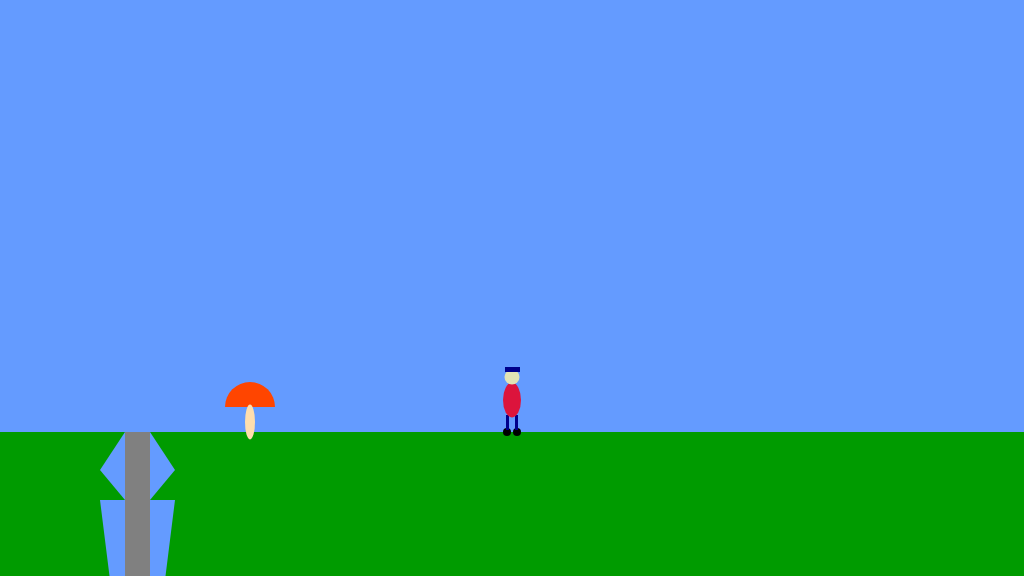
Frame 1 (no input)
Frame 60 (no input): identical to frame 1, image omitted
Frame 120 (the mouse pressed at the canvas centre since frame 60): identical to frame 1, image omitted

The p5.js sketch that drew this single still picture (run headless with seeded random() and noise() and a simulated clock; from frame 60 on, the mouse is pressed at the canvas centre):

// p5.js sketch
// ── sketch.js
/*

The Game Project

Week 3

Game interaction

*/


var gameChar_x;
var gameChar_y;
var floorPos_y;

var isLeft;
var isRight;
var isPlummeting;
var isFalling;

var collectable;

function setup()
{
	createCanvas(1024, 576);
	floorPos_y = height * 3/4;
	gameChar_x = width/2;
	gameChar_y = floorPos_y;
    
     collectable = {
        x_pos: 250,
        y_pos: floorPos_y-25,
        size: 50,
        isFound: false
    };

    canyon = {
        x_pos: 100,
        width: 100,
        isTrapped: false
    };
}

function draw()
{

	///////////DRAWING CODE//////////

	background(100,155,255); //fill the sky blue


	noStroke();
	fill(0,155,0);
	rect(0, floorPos_y, width, height - floorPos_y); //draw some green ground

	//draw the canyon
    fill(100, 155, 255);
    triangle(canyon.x_pos+25,canyon.width+332,canyon.x_pos,canyon.width+370,canyon.x_pos+25,canyon.width+400);
    triangle(canyon.x_pos+50,canyon.width+332,canyon.x_pos+75,canyon.width+370,canyon.x_pos+50,canyon.width+400);
    triangle(canyon.x_pos+50,canyon.width+400,canyon.x_pos+75,canyon.width+400,canyon.x_pos+50,canyon.width+600);
    triangle(canyon.x_pos+25,canyon.width+400,canyon.x_pos,canyon.width+400,canyon.x_pos+25,canyon.width+600);
    fill(128,128,128);
    rect(canyon.x_pos+25,432,25,200);


    //draw collectable
    //check is collectable was found
    if(dist(gameChar_x, gameChar_y, collectable.x_pos, collectable.y_pos) < 30){
        collectable.isFound = true;
    }
    
    if(collectable.isFound == false){
    fill(255,69,0);
    arc(collectable.x_pos, collectable.y_pos, collectable.size, collectable.size, PI, TWO_PI, CHORD);
    fill(255,222,173);
    ellipse(collectable.x_pos, collectable.y_pos+15, collectable.size-40, collectable.size-15);
    }
    
	//the game character
	if(isLeft && isFalling)
	{
		// add your jumping-left code
        //feet
    fill(0);
    ellipse(gameChar_x-8, gameChar_y-8, 8, 8);
    ellipse(gameChar_x, gameChar_y-8, 8, 8);
    
    //legs
    fill(0,0,139);
    rect(gameChar_x-7, gameChar_y-20, 3, 10);
    rect(gameChar_x, gameChar_y-20, 3, 10);
    
    //body
    fill(220,20,60);
    ellipse(gameChar_x-3, gameChar_y-32, 18, 30);
    
    //face
    fill(225,228,181);
    ellipse(gameChar_x-3, gameChar_y-55, 15, 15);
    
    //hat
    fill(0,0,139);
    rect(gameChar_x-12, gameChar_y-70, 15, 5);

	}
	else if(isRight && isFalling)
	{
		// add your jumping-right code
         //feet
    fill(0);
    ellipse(gameChar_x, gameChar_y-8, 8, 8);
    ellipse(gameChar_x+7, gameChar_y-8, 8, 8);
    
    //legs
    fill(0,0,139);
    rect(gameChar_x-3, gameChar_y-20, 3, 10);
    rect(gameChar_x+4, gameChar_y-20, 3, 10);
    
    //body
    fill(220,20,60);
    ellipse(gameChar_x+3, gameChar_y-32, 18, 30);
    
    //face
    fill(225,228,181);
    ellipse(gameChar_x+3, gameChar_y-55, 15, 15);
    
    //hat
    fill(0,0,139);
    rect(gameChar_x-2, gameChar_y-70, 15, 5);

	}
	else if(isLeft)
	{
		// add your walking left code
        //feet
    fill(0);
    ellipse(gameChar_x-2, gameChar_y, 8, 8);
    ellipse(gameChar_x+1, gameChar_y, 8, 8);
    
    //legs
    fill(0,0,139);
    rect(gameChar_x-2, gameChar_y-17, 3, 15);
    rect(gameChar_x+1, gameChar_y-17, 3, 15);
    
    //body
    fill(220,20,60);
    ellipse(gameChar_x, gameChar_y-32, 18, 35);
    
    //face
    fill(225,228,181);
    ellipse(gameChar_x, gameChar_y-55, 15, 15);
    
    //hat
    fill(0,0,139);
    rect(gameChar_x-10, gameChar_y-65, 15, 5);

	}
	else if(isRight)
	{
		// add your walking right code
         //feet
    fill(0);
    ellipse(gameChar_x-2, gameChar_y, 8, 8);
    ellipse(gameChar_x+2, gameChar_y, 8, 8);
    
    //legs
    fill(0,0,139);
    rect(gameChar_x-4, gameChar_y-17, 3, 15);
    rect(gameChar_x-1, gameChar_y-17, 3, 15);
    
    //body
    fill(220,20,60);
    ellipse(gameChar_x, gameChar_y-32, 18, 35);
    
    //face
    fill(225,228,181);
    ellipse(gameChar_x, gameChar_y-55, 15, 15);
    
    //hat
    fill(0,0,139);
    rect(gameChar_x-5, gameChar_y-65, 15, 5);

	}
	else if(isFalling || isPlummeting)
	{
		// add your jumping facing forwards code
         //feet
    fill(0);
    ellipse(gameChar_x-5, gameChar_y-8, 8, 8);
    ellipse(gameChar_x+5, gameChar_y-8, 8, 8);
    
    //legs
    fill(0,0,139);
    rect(gameChar_x-6, gameChar_y-20, 3, 10);
    rect(gameChar_x+3, gameChar_y-20, 3, 10);
    
    //body
    fill(220,20,60);
    ellipse(gameChar_x, gameChar_y-32, 18, 30);
    
    //face
    fill(225,228,181);
    ellipse(gameChar_x, gameChar_y-55, 15, 15);
    
    //hat
    fill(0,0,139);
    rect(gameChar_x-7, gameChar_y-70, 15, 5);

	}
	else
	{
		// add your standing front facing code
        //feet
    fill(0);
    ellipse(gameChar_x-5, gameChar_y, 8, 8);
    ellipse(gameChar_x+5, gameChar_y, 8, 8);
    
    //legs
    fill(0,0,139);
    rect(gameChar_x-6, gameChar_y-17, 3, 15);
    rect(gameChar_x+3, gameChar_y-17, 3, 15);
    
    //body
    fill(220,20,60);
    ellipse(gameChar_x, gameChar_y-32, 18, 35);
    
    //face
    fill(225,228,181);
    ellipse(gameChar_x, gameChar_y-55, 15, 15);
    
    //hat
    fill(0,0,139);
    rect(gameChar_x-7, gameChar_y-65, 15, 5);

	}

	///////////INTERACTION CODE//////////
	//Put conditional statements to move the game character below here
    if(isLeft == true){
        gameChar_x -= 5;
    }

    if(isRight == true){
        gameChar_x += 5;
    }
    
    if(isFalling == true){
        gameChar_y -= 9;
    }
    
    if(isPlummeting == true){
        gameChar_y = min(gameChar_y+2, floorPos_y);
    }
    
    if(canyon.x_pos< gameChar_x && (canyon.x_pos+canyon.width) > gameChar_x && gameChar_y <= floorPos_y){
        canyon.isTrapped=true;
    }
    if(canyon.x_pos> gameChar_x){
        canyon.isTrapped=false;
    }
    
    if(canyon.isTrapped == true){
        isPlummeting = false;
        gameChar_y += 5;
    }
}


function keyPressed()
{
	// if statements to control the animation of the character when
	// keys are pressed.

	//open up the console to see how these work
	console.log("keyPressed: " + key);
	console.log("keyPressed: " + keyCode);
    
    //left arrow pressed
    if(keyCode == 37){
        console.log("left arrow");
        isLeft = true;
    }
    //right key pressed
    else if(keyCode == 39){
        console.log("right arrow");
        isRight = true;
    }
    //top key pressed
    else if(keyCode == 38){
        console.log("top arrow");
        isFalling = true;
        isPlummeting = false;
    }
  
}

function keyReleased()
{
	// if statements to control the animation of the character when
	// keys are released.

	console.log("keyReleased: " + key);
	console.log("keyReleased: " + keyCode);
        
    //left arrow pressed
    if(keyCode == 37){
        console.log("left arrow");
        isLeft = false;
    }
    //right key pressed
    else if(keyCode == 39){
        console.log("right arrow");
        isRight = false;
    }
    //top key pressed
    else if(keyCode == 38){
        console.log("top arrow");
        isFalling = false;
        isPlummeting = true;
    }

}
